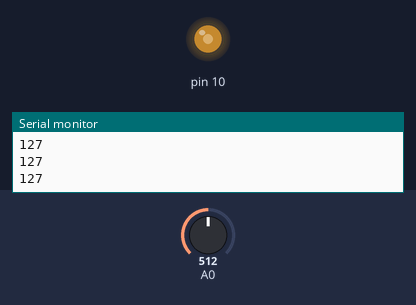
Bench run of a sketch on a simulated Arduino Uno, built with avr-gcc and run on an emulated ATmega328P. Shown: output pins drawn as LEDs (lit = HIGH), the last lines printed to the serial monitor. The inputs (shaded band) are chosen by the test bench; at power-on: A0 = 512.

Above: at 1.2 s.
1.3 s: A0 set to 716
At 1.6 s:
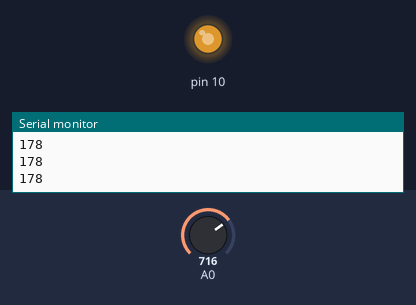
2.8 s: A0 set to 900
At 4.0 s:
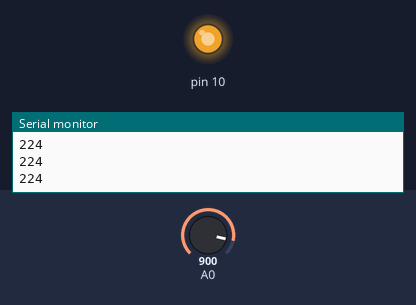
4.3 s: A0 set to 122
At 5.1 s:
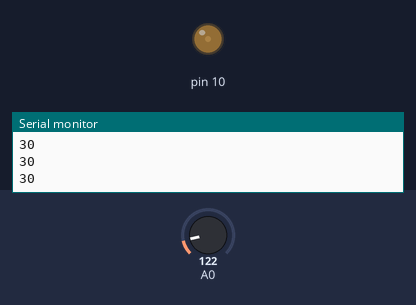
5.8 s: A0 set to 0
At 6.2 s:
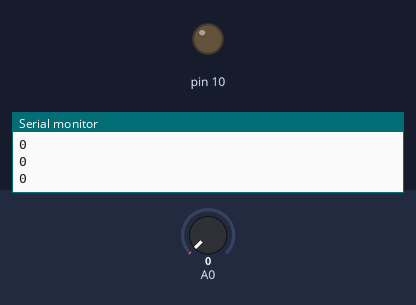
7.3 s: A0 set to 511
At 8.6 s:
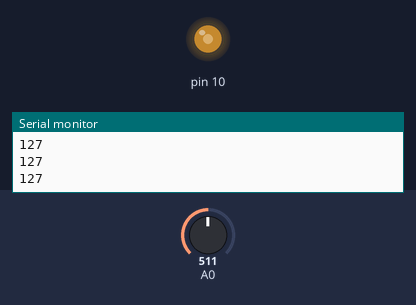
Timing chart, 0 to 9.8 s (numbered marks = the images above; inputs shaded):
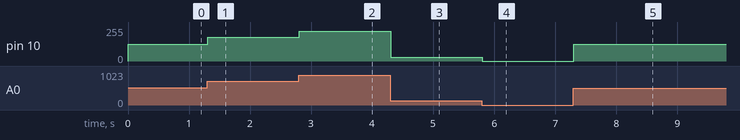

Measured:
- after the input at 1.3 s, pin 10: 127/255 → 178/255 at once
- after the input at 2.8 s, pin 10: 178/255 → 224/255 at once
- after the input at 4.3 s, pin 10: 224/255 → 30/255 at once
- after the input at 5.8 s, pin 10: 30/255 → 0/255 at once
- after the input at 7.3 s, pin 10: 0/255 → 127/255 at once

The sketch:

JoyStickAndLed.ino
```cpp
int portJoy;

void setup() {
  // put your setup code here, to run once:
  pinMode(10, OUTPUT);
  Serial.begin(9600);

}

void loop() {
  // put your main code here, to run repeatedly:
  portJoy = analogRead(0);
  portJoy = map(portJoy, 0, 1023, 0, 255);

  Serial.println(portJoy);
  analogWrite(10, portJoy);

}
```
